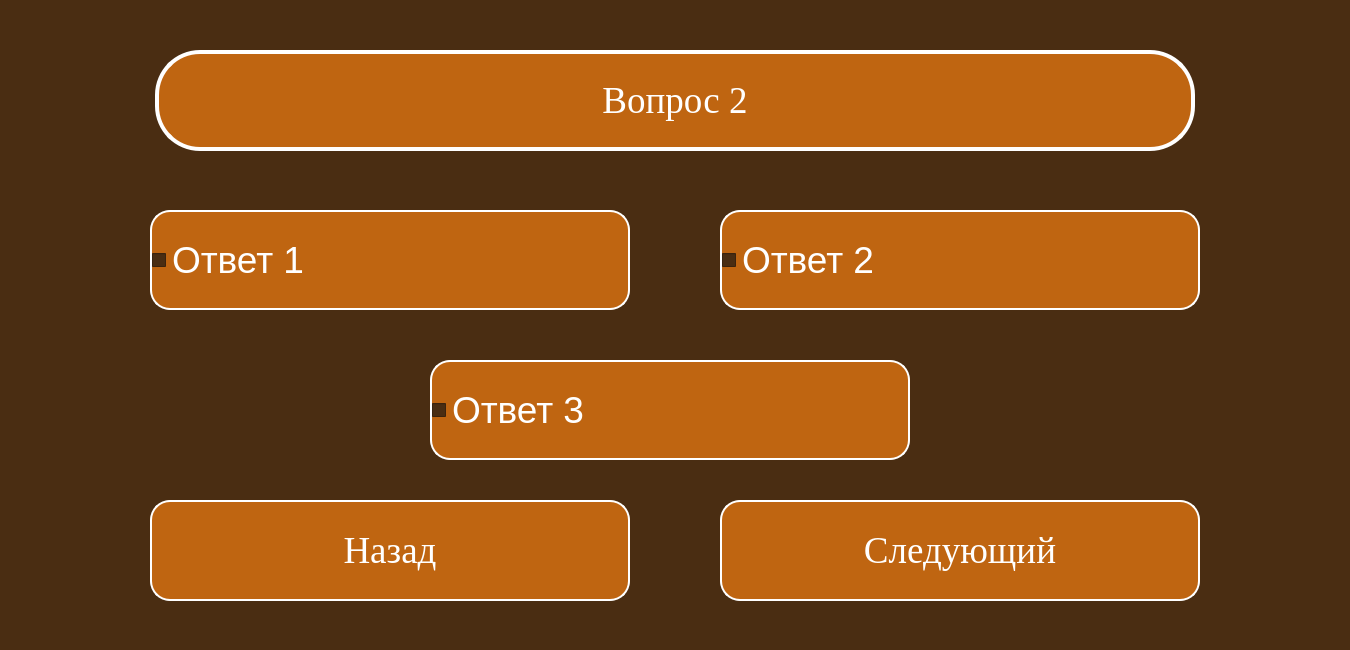
<?xml version="1.0" encoding="UTF-8"?>
<ui version="4.0">
 <class>Dialog</class>
 <widget class="QDialog" name="Dialog">
  <property name="geometry">
   <rect>
    <x>0</x>
    <y>0</y>
    <width>1350</width>
    <height>650</height>
   </rect>
  </property>
  <property name="windowTitle">
   <string>GeleosTest</string>
  </property>
  <property name="styleSheet">
   <string notr="true">background-color: rgb(74, 45, 18);
font-size:28pt;</string>
  </property>
  <widget class="QCheckBox" name="btn1">
   <property name="geometry">
    <rect>
     <x>150</x>
     <y>210</y>
     <width>480</width>
     <height>100</height>
    </rect>
   </property>
   <property name="font">
    <font>
     <pointsize>28</pointsize>
    </font>
   </property>
   <property name="styleSheet">
    <string notr="true">QCheckBox:unchecked {
color: white;
background-color: rgb(191, 101, 17);
border-radius: 20px;
border: 2px solid #ffffff;
font: 30pt &quot;Times New Roman&quot;;
}

QCheckBox:pressed {
color: rgb(191, 101, 17);
background-color: white;
border: 4px solid rgb(191, 101, 17);
font: 30pt &quot;Times New Roman&quot;;
}

QCheckBox:checked {
color: rgb(191, 101, 17);
background-color: white;
border: 4px solid rgb(191, 101, 17);
font: 30pt &quot;Times New Roman&quot;;
}</string>
   </property>
   <property name="text">
    <string>Ответ 1</string>
   </property>
  </widget>
  <widget class="QLabel" name="label">
   <property name="geometry">
    <rect>
     <x>155</x>
     <y>50</y>
     <width>1040</width>
     <height>101</height>
    </rect>
   </property>
   <property name="font">
    <font>
     <family>Times New Roman</family>
     <pointsize>30</pointsize>
     <weight>50</weight>
     <italic>false</italic>
     <bold>false</bold>
    </font>
   </property>
   <property name="styleSheet">
    <string notr="true">font: 30pt &quot;Times New Roman&quot;;
color: white;
background-color: rgb(191, 101, 17);
border-radius: 45px;
border: 4px solid #ffffff;</string>
   </property>
   <property name="text">
    <string>Вопрос 2</string>
   </property>
   <property name="scaledContents">
    <bool>false</bool>
   </property>
   <property name="alignment">
    <set>Qt::AlignCenter</set>
   </property>
   <property name="wordWrap">
    <bool>true</bool>
   </property>
  </widget>
  <widget class="QCheckBox" name="btn3">
   <property name="geometry">
    <rect>
     <x>430</x>
     <y>360</y>
     <width>480</width>
     <height>100</height>
    </rect>
   </property>
   <property name="font">
    <font>
     <pointsize>28</pointsize>
    </font>
   </property>
   <property name="styleSheet">
    <string notr="true">QCheckBox:unchecked {
color: white;
background-color: rgb(191, 101, 17);
border-radius: 20px;
border: 2px solid #ffffff;
font: 30pt &quot;Times New Roman&quot;;
}

QCheckBox:pressed {
color: rgb(191, 101, 17);
background-color: white;
border: 4px solid rgb(191, 101, 17);
font: 30pt &quot;Times New Roman&quot;;
}

QCheckBox:checked {
color: rgb(191, 101, 17);
background-color: white;
border: 4px solid rgb(191, 101, 17);
font: 30pt &quot;Times New Roman&quot;;
}</string>
   </property>
   <property name="text">
    <string>Ответ 3</string>
   </property>
  </widget>
  <widget class="QCheckBox" name="btn2">
   <property name="geometry">
    <rect>
     <x>720</x>
     <y>210</y>
     <width>480</width>
     <height>100</height>
    </rect>
   </property>
   <property name="font">
    <font>
     <pointsize>28</pointsize>
    </font>
   </property>
   <property name="styleSheet">
    <string notr="true">QCheckBox:unchecked {
color: white;
background-color: rgb(191, 101, 17);
border-radius: 20px;
border: 2px solid #ffffff;
font: 30pt &quot;Times New Roman&quot;;
}

QCheckBox:pressed {
color: rgb(191, 101, 17);
background-color: white;
border: 4px solid rgb(191, 101, 17);
font: 30pt &quot;Times New Roman&quot;;
}

QCheckBox:checked {
color: rgb(191, 101, 17);
background-color: white;
border: 4px solid rgb(191, 101, 17);
font: 30pt &quot;Times New Roman&quot;;
}</string>
   </property>
   <property name="text">
    <string>Ответ 2</string>
   </property>
  </widget>
  <widget class="QPushButton" name="behindButton">
   <property name="geometry">
    <rect>
     <x>150</x>
     <y>500</y>
     <width>480</width>
     <height>101</height>
    </rect>
   </property>
   <property name="font">
    <font>
     <family>Times New Roman</family>
     <pointsize>50</pointsize>
     <weight>50</weight>
     <italic>false</italic>
     <bold>false</bold>
    </font>
   </property>
   <property name="styleSheet">
    <string notr="true">QPushButton {
color: white;
background-color: rgb(191, 101, 17);
border-radius: 20px;
border: 2px solid #ffffff;
font: 50pt &quot;Times New Roman&quot;;
}

QPushButton:pressed {
color: rgb(191, 101, 17);
background-color: white;
border: 4px solid rgb(191, 101, 17);
font: 50pt &quot;Times New Roman&quot;;
}</string>
   </property>
   <property name="text">
    <string>Назад</string>
   </property>
  </widget>
  <widget class="QPushButton" name="nextButton">
   <property name="geometry">
    <rect>
     <x>720</x>
     <y>500</y>
     <width>480</width>
     <height>101</height>
    </rect>
   </property>
   <property name="font">
    <font>
     <family>Times New Roman</family>
     <pointsize>50</pointsize>
     <weight>50</weight>
     <italic>false</italic>
     <bold>false</bold>
    </font>
   </property>
   <property name="styleSheet">
    <string notr="true">QPushButton {
color: white;
background-color: rgb(191, 101, 17);
border-radius: 20px;
border: 2px solid #ffffff;
font: 50pt &quot;Times New Roman&quot;;
}

QPushButton:pressed {
color: rgb(191, 101, 17);
background-color: white;
border: 4px solid rgb(191, 101, 17);
font: 50pt &quot;Times New Roman&quot;;
}</string>
   </property>
   <property name="text">
    <string>Следующий</string>
   </property>
  </widget>
 </widget>
 <resources/>
 <connections/>
</ui>
